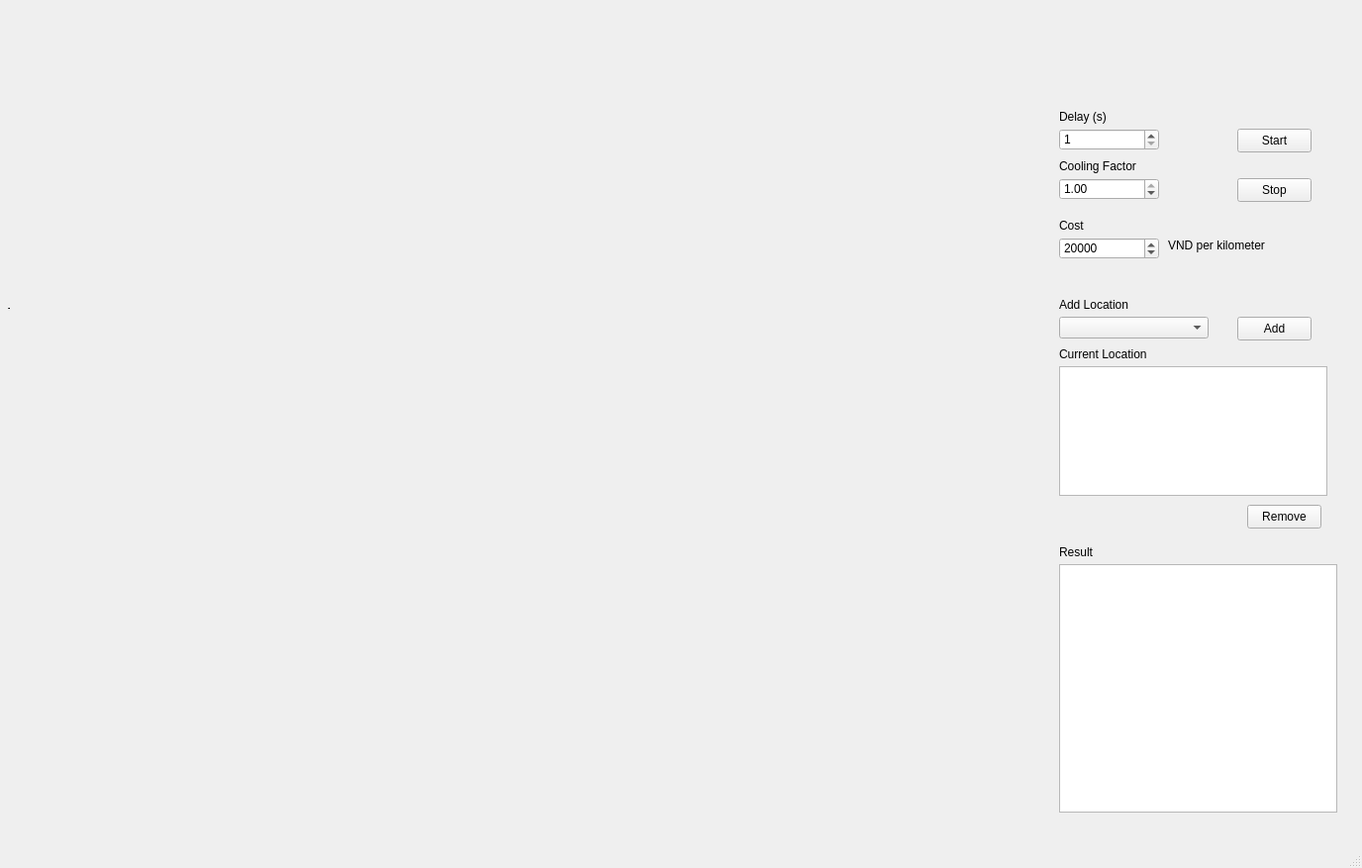
<?xml version="1.0" encoding="UTF-8"?>
<ui version="4.0">
 <class>MainWindow</class>
 <widget class="QMainWindow" name="MainWindow">
  <property name="geometry">
   <rect>
    <x>0</x>
    <y>0</y>
    <width>1376</width>
    <height>877</height>
   </rect>
  </property>
  <property name="windowTitle">
   <string>TSP with Simulated Annealing</string>
  </property>
  <widget class="QWidget" name="centralwidget">
   <widget class="QLabel" name="label">
    <property name="geometry">
     <rect>
      <x>1070</x>
      <y>110</y>
      <width>49</width>
      <height>16</height>
     </rect>
    </property>
    <property name="styleSheet">
     <string/>
    </property>
    <property name="text">
     <string>Delay (s)</string>
    </property>
   </widget>
   <widget class="QSpinBox" name="sbDelayTime">
    <property name="geometry">
     <rect>
      <x>1070</x>
      <y>130</y>
      <width>101</width>
      <height>22</height>
     </rect>
    </property>
    <property name="styleSheet">
     <string/>
    </property>
    <property name="minimum">
     <number>1</number>
    </property>
    <property name="maximum">
     <number>10</number>
    </property>
   </widget>
   <widget class="QPushButton" name="btStart">
    <property name="geometry">
     <rect>
      <x>1250</x>
      <y>130</y>
      <width>75</width>
      <height>24</height>
     </rect>
    </property>
    <property name="styleSheet">
     <string/>
    </property>
    <property name="text">
     <string>Start</string>
    </property>
   </widget>
   <widget class="QPushButton" name="btStop">
    <property name="geometry">
     <rect>
      <x>1250</x>
      <y>180</y>
      <width>75</width>
      <height>24</height>
     </rect>
    </property>
    <property name="styleSheet">
     <string/>
    </property>
    <property name="text">
     <string>Stop</string>
    </property>
   </widget>
   <widget class="QTextBrowser" name="tbResult">
    <property name="geometry">
     <rect>
      <x>1070</x>
      <y>570</y>
      <width>281</width>
      <height>251</height>
     </rect>
    </property>
    <property name="styleSheet">
     <string/>
    </property>
   </widget>
   <widget class="QLabel" name="label_3">
    <property name="geometry">
     <rect>
      <x>1070</x>
      <y>550</y>
      <width>49</width>
      <height>16</height>
     </rect>
    </property>
    <property name="styleSheet">
     <string/>
    </property>
    <property name="text">
     <string>Result</string>
    </property>
   </widget>
   <widget class="MplWidget" name="canvaWidget" native="true">
    <property name="enabled">
     <bool>true</bool>
    </property>
    <property name="geometry">
     <rect>
      <x>10</x>
      <y>10</y>
      <width>1041</width>
      <height>821</height>
     </rect>
    </property>
    <property name="sizePolicy">
     <sizepolicy hsizetype="Preferred" vsizetype="Preferred">
      <horstretch>0</horstretch>
      <verstretch>0</verstretch>
     </sizepolicy>
    </property>
    <property name="autoFillBackground">
     <bool>true</bool>
    </property>
    <property name="styleSheet">
     <string notr="true"/>
    </property>
   </widget>
   <widget class="QLabel" name="label_4">
    <property name="geometry">
     <rect>
      <x>8</x>
      <y>10</y>
      <width>601</width>
      <height>611</height>
     </rect>
    </property>
    <property name="text">
     <string>TextLabel</string>
    </property>
   </widget>
   <widget class="QLabel" name="label_2">
    <property name="geometry">
     <rect>
      <x>1070</x>
      <y>160</y>
      <width>91</width>
      <height>16</height>
     </rect>
    </property>
    <property name="styleSheet">
     <string/>
    </property>
    <property name="text">
     <string>Cooling Factor</string>
    </property>
   </widget>
   <widget class="QDoubleSpinBox" name="sbCoolingFactor">
    <property name="geometry">
     <rect>
      <x>1070</x>
      <y>180</y>
      <width>101</width>
      <height>22</height>
     </rect>
    </property>
    <property name="minimum">
     <double>0.000000000000000</double>
    </property>
    <property name="maximum">
     <double>1.000000000000000</double>
    </property>
    <property name="singleStep">
     <double>0.010000000000000</double>
    </property>
    <property name="stepType">
     <enum>QAbstractSpinBox::DefaultStepType</enum>
    </property>
    <property name="value">
     <double>1.000000000000000</double>
    </property>
   </widget>
   <widget class="QLabel" name="label_5">
    <property name="geometry">
     <rect>
      <x>1070</x>
      <y>300</y>
      <width>91</width>
      <height>16</height>
     </rect>
    </property>
    <property name="styleSheet">
     <string/>
    </property>
    <property name="text">
     <string>Add Location</string>
    </property>
   </widget>
   <widget class="QComboBox" name="cbAddLocation">
    <property name="geometry">
     <rect>
      <x>1070</x>
      <y>320</y>
      <width>151</width>
      <height>22</height>
     </rect>
    </property>
   </widget>
   <widget class="QPushButton" name="btAdd">
    <property name="geometry">
     <rect>
      <x>1250</x>
      <y>320</y>
      <width>75</width>
      <height>24</height>
     </rect>
    </property>
    <property name="styleSheet">
     <string/>
    </property>
    <property name="text">
     <string>Add</string>
    </property>
   </widget>
   <widget class="QLabel" name="label_6">
    <property name="geometry">
     <rect>
      <x>1070</x>
      <y>350</y>
      <width>111</width>
      <height>16</height>
     </rect>
    </property>
    <property name="styleSheet">
     <string/>
    </property>
    <property name="text">
     <string>Current Location</string>
    </property>
   </widget>
   <widget class="QLabel" name="label_7">
    <property name="geometry">
     <rect>
      <x>1070</x>
      <y>220</y>
      <width>91</width>
      <height>16</height>
     </rect>
    </property>
    <property name="styleSheet">
     <string/>
    </property>
    <property name="text">
     <string>Cost</string>
    </property>
   </widget>
   <widget class="QLabel" name="label_8">
    <property name="geometry">
     <rect>
      <x>1180</x>
      <y>240</y>
      <width>101</width>
      <height>16</height>
     </rect>
    </property>
    <property name="styleSheet">
     <string/>
    </property>
    <property name="text">
     <string>VND per kilometer</string>
    </property>
   </widget>
   <widget class="QSpinBox" name="spinBox">
    <property name="geometry">
     <rect>
      <x>1070</x>
      <y>240</y>
      <width>101</width>
      <height>22</height>
     </rect>
    </property>
    <property name="maximum">
     <number>100000</number>
    </property>
    <property name="singleStep">
     <number>1000</number>
    </property>
    <property name="value">
     <number>20000</number>
    </property>
   </widget>
   <widget class="QListWidget" name="listLocation">
    <property name="geometry">
     <rect>
      <x>1070</x>
      <y>370</y>
      <width>271</width>
      <height>131</height>
     </rect>
    </property>
   </widget>
   <widget class="QPushButton" name="btRemove">
    <property name="geometry">
     <rect>
      <x>1260</x>
      <y>510</y>
      <width>75</width>
      <height>24</height>
     </rect>
    </property>
    <property name="styleSheet">
     <string/>
    </property>
    <property name="text">
     <string>Remove</string>
    </property>
   </widget>
   <zorder>label</zorder>
   <zorder>sbDelayTime</zorder>
   <zorder>btStart</zorder>
   <zorder>btStop</zorder>
   <zorder>tbResult</zorder>
   <zorder>label_3</zorder>
   <zorder>label_4</zorder>
   <zorder>canvaWidget</zorder>
   <zorder>label_2</zorder>
   <zorder>sbCoolingFactor</zorder>
   <zorder>label_5</zorder>
   <zorder>cbAddLocation</zorder>
   <zorder>btAdd</zorder>
   <zorder>label_6</zorder>
   <zorder>label_7</zorder>
   <zorder>label_8</zorder>
   <zorder>spinBox</zorder>
   <zorder>listLocation</zorder>
   <zorder>btRemove</zorder>
  </widget>
  <widget class="QMenuBar" name="menubar">
   <property name="geometry">
    <rect>
     <x>0</x>
     <y>0</y>
     <width>1376</width>
     <height>22</height>
    </rect>
   </property>
  </widget>
  <widget class="QStatusBar" name="statusbar"/>
 </widget>
 <customwidgets>
  <customwidget>
   <class>MplWidget</class>
   <extends>QWidget</extends>
   <header>mplwidget.h</header>
   <container>1</container>
  </customwidget>
 </customwidgets>
 <resources>
  <include location="../../UI/res.qrc"/>
 </resources>
 <connections/>
</ui>
